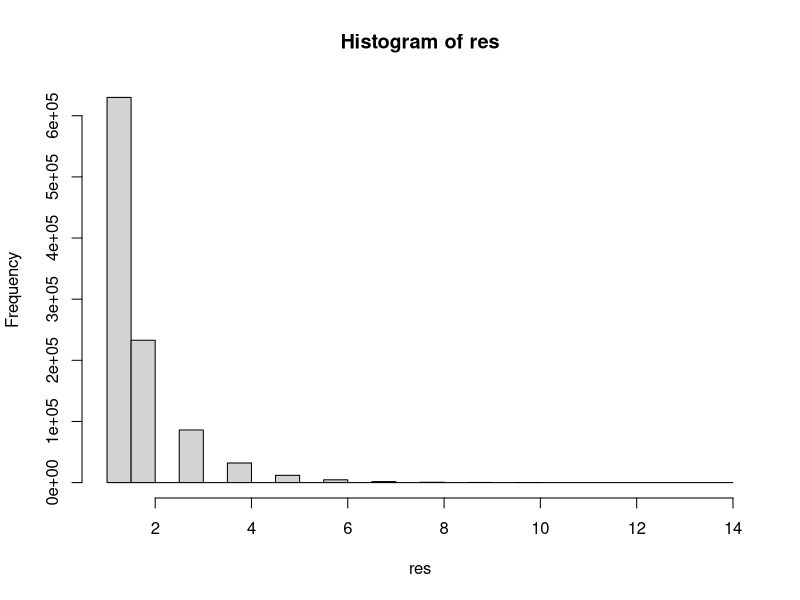
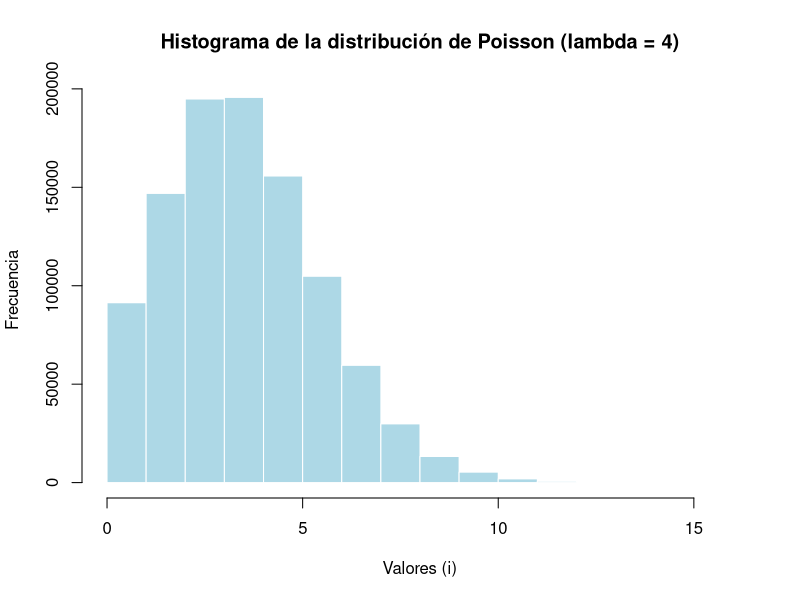
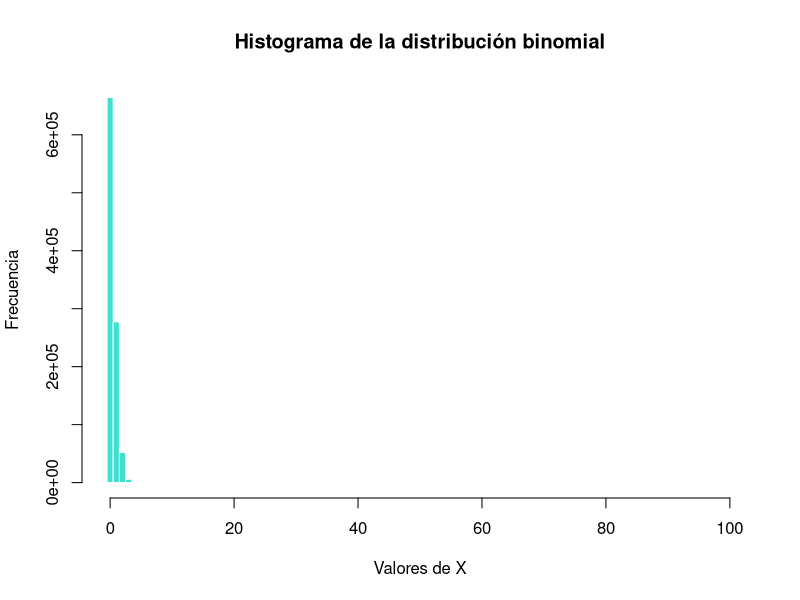
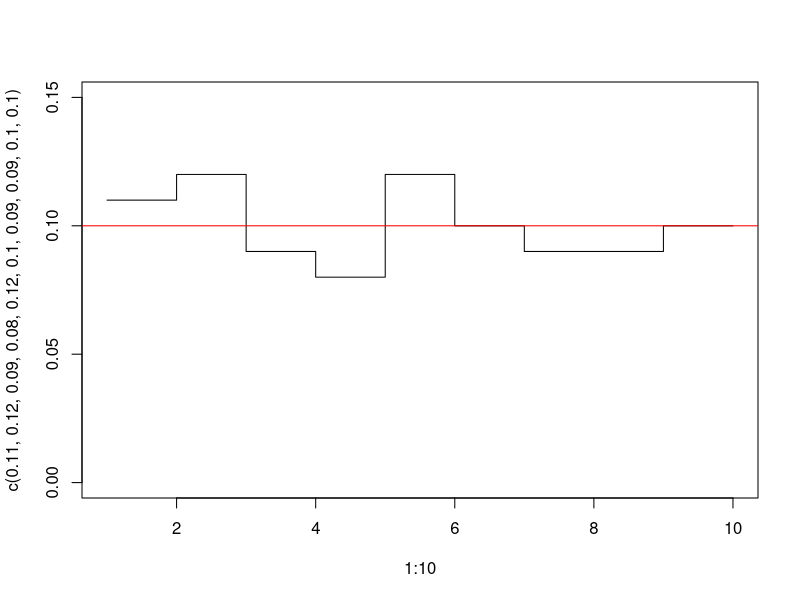
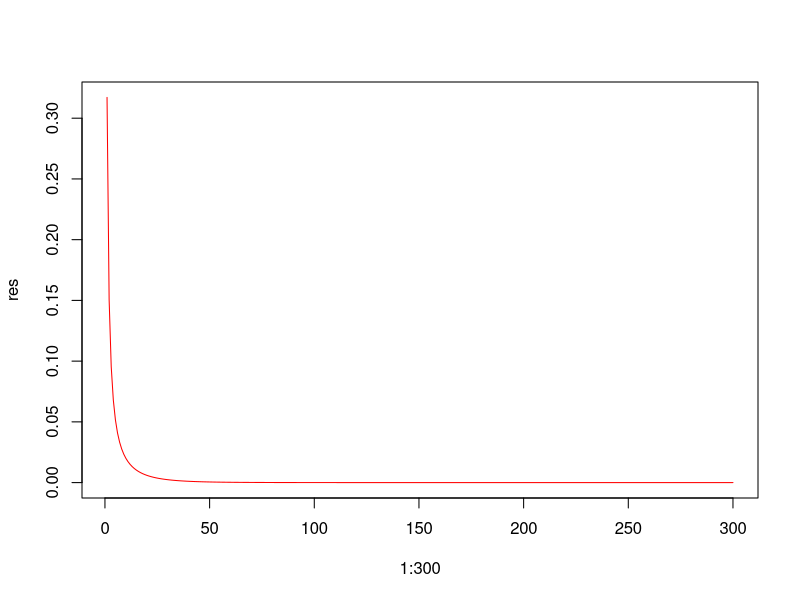
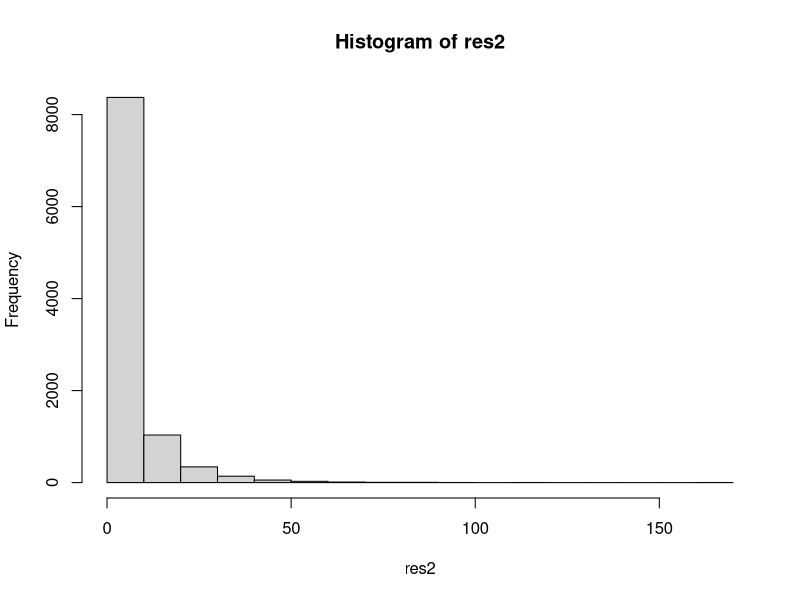

Write the R code that produced these figures, in order.
# Generacion de variables aleatorias discretas

# Inputs:
# probs: vector de probabilidades
# labels: etiquetas o valores que puede tomar la variable aleatoria

mti <- function(probs, labels){
  U <- runif(1)
  pos <- which(U < cumsum(probs))[1]
  return (labels[pos])
}

mti_m <- function(probs, labels){
  U <- runif(1)
  pos <- which(U < cumsum(probs))[1]
  return (labels[pos])
}

n <- 3000000

probabilidades <- runif(20); probabilidades <- probabilidades/sum(probabilidades)
labels <- paste0(LETTERS[1:20], '001')
system.time(table(sapply(1:n, function(k){
  mti(probabilidades,labels)}))/n)

# order(vector) me entrega las posiciones que deberian ocupar los elementos para estar ordenados de forma creciente
# para ordenar de forma decreciente decreasing = TRUE
res <- order(probabilidades, decreasing = TRUE)
probabilidades <- probabilidades[res]
labels <- labels[res]

system.time(table(sapply(1:n, function(k){
  mti(probabilidades,labels)}))/n)


# Distribucion Geometrica
# Inputs: 
# q: probabilidad de fracaso

dg <- function(q) {
  return(floor(log(runif(1)) / log(q)) + 1)
}

n1 <- 1000000

res <- sapply(1:n1, function(k){
  dg(q=0.37)
})

table(res) / n1
hist(res)

# 3. Simulación de variables geométricas con R nativo
val_teoricos <- rgeom(n = n1, prob = 1 - 0.37) + 1

# 4. Test de Kolmogorov-Smirnov
ks_resultado <- ks.test(res, val_teoricos)
print(ks_resultado)

# Generacion de variable Poisson
# Input: lambda

dp <- function(lambda){
  U <- runif(1)
  i <- 0
  p <- exp(-lambda)
  Fx <- p
  while(U>= Fx){
    p <- lambda*p/(i+1)
    Fx <- Fx + p
    i <- i + 1
  }
  return(i)
}

res <- replicate(1000000,dp(lambda=4))
mean(res)
var(res)
hist(res, 
     main = "Histograma de la distribución de Poisson (lambda = 4)", 
     xlab = "Valores (i)", 
     ylab = "Frecuencia", 
     col = "lightblue", 
     border = "white")

# Distribucion binomial
# Input n, p

db <- function(n, p) {
  U <- runif(1)
  c <- p / (1 - p)
  pr <- (1 - p)^n
  i <- 0
  Fx <- pr

  while (U > Fx && i < n) {
    pr <- (c * (n - i) / (i + 1)) * pr
    Fx <- Fx + pr
    i <- i + 1
  }

  return(i)
}

res <- replicate(1000000, db(n = 10, p = 0.04))
mean(res)
var(res)
hist(
  res,
  breaks = seq(-0.5, 100.5, by = 1),
  main = "Histograma de la distribución binomial",
  xlab = "Valores de X",
  ylab = "Frecuencia",
  col = "#40E0D0",
  border = "white"
)


# Metodo de aceptación y rechazo

# Variable aleatoria X
# X in {1,2,...,10}
# pj in {0.11, 0.12, 0.09,0.08,0.12,0.10,0.09,0.09,0.10,0.10}

plot(1:10,c(0.11, 0.12, 0.09,0.08,0.12,0.10,0.09,0.09,0.10,0.10),type='s',ylim=c(0,0.15))
abline(h=0.10,col='red')

mar <- function(P,X){
  n <- length(P)
  Y <- 1:n
  qY <- rep(1/n, n) # Distribucion discreta uniforme para generar una variable aleatoria distinta
  cc <<- max(P/qY)
  # condicional
  val_Y <- floor(n*runif(1)) + 1
  while(runif(1) > P[val_Y]/(cc*qY[val_Y])){
    val_Y <- floor(n*runif(1)) + 1
  }
  return(X[val_Y])
}

P <- c(0.17, 0.51, 0.05,0.27)
X <- c(0L, 3L, 7L, 11L)
m <- 10000
res <- replicate(m, mar(P,X))

table(res)/m

# Aplicacion: Serie Logaritmica de Fisher
p <- 0.95
res <- sapply(1:300, function(k){-p^k/(k*log(1-p))})
sum(res)
plot(1:300, res, type ='l', col='red')

X <- 1:300

res2 <- replicate(10000,mar(res, X))
hist(res2)
